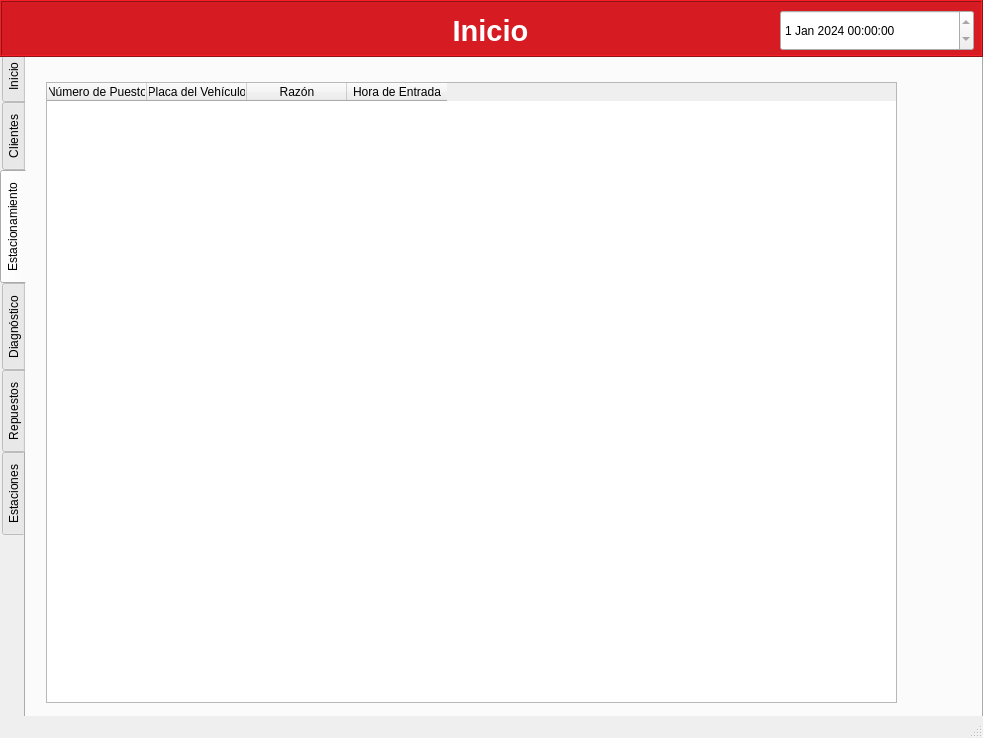
<?xml version="1.0" encoding="UTF-8"?>
<ui version="4.0">
 <class>Taller</class>
 <widget class="QMainWindow" name="Taller">
  <property name="geometry">
   <rect>
    <x>0</x>
    <y>0</y>
    <width>983</width>
    <height>738</height>
   </rect>
  </property>
  <property name="windowTitle">
   <string>Taller</string>
  </property>
  <widget class="QWidget" name="centralwidget">
   <widget class="QTabWidget" name="tabWidget">
    <property name="geometry">
     <rect>
      <x>0</x>
      <y>50</y>
      <width>983</width>
      <height>681</height>
     </rect>
    </property>
    <property name="contextMenuPolicy">
     <enum>Qt::DefaultContextMenu</enum>
    </property>
    <property name="layoutDirection">
     <enum>Qt::LeftToRight</enum>
    </property>
    <property name="tabPosition">
     <enum>QTabWidget::West</enum>
    </property>
    <property name="tabShape">
     <enum>QTabWidget::Rounded</enum>
    </property>
    <property name="currentIndex">
     <number>2</number>
    </property>
    <property name="elideMode">
     <enum>Qt::ElideLeft</enum>
    </property>
    <property name="documentMode">
     <bool>false</bool>
    </property>
    <widget class="QWidget" name="tab">
     <attribute name="title">
      <string>Inicio</string>
     </attribute>
     <widget class="QLabel" name="label_num_clientes">
      <property name="geometry">
       <rect>
        <x>10</x>
        <y>10</y>
        <width>181</width>
        <height>81</height>
       </rect>
      </property>
      <property name="font">
       <font>
        <fontweight>Black</fontweight>
       </font>
      </property>
      <property name="layoutDirection">
       <enum>Qt::LeftToRight</enum>
      </property>
      <property name="autoFillBackground">
       <bool>false</bool>
      </property>
      <property name="styleSheet">
       <string notr="true">background-color: rgb(180, 105, 255);
color: rgb(255, 255, 255);
border-color: qlineargradient(spread:pad, x1:0, y1:0, x2:1, y2:0, stop:0 rgba(0, 0, 0, 255), stop:1 rgba(255, 255, 255, 255));
border-radius:10px;
</string>
      </property>
      <property name="frameShape">
       <enum>QFrame::Box</enum>
      </property>
      <property name="frameShadow">
       <enum>QFrame::Raised</enum>
      </property>
      <property name="text">
       <string>Clientes 5</string>
      </property>
      <property name="alignment">
       <set>Qt::AlignCenter</set>
      </property>
      <property name="wordWrap">
       <bool>true</bool>
      </property>
     </widget>
     <widget class="QLabel" name="label_cola">
      <property name="geometry">
       <rect>
        <x>240</x>
        <y>10</y>
        <width>181</width>
        <height>81</height>
       </rect>
      </property>
      <property name="font">
       <font>
        <fontweight>Black</fontweight>
       </font>
      </property>
      <property name="layoutDirection">
       <enum>Qt::LeftToRight</enum>
      </property>
      <property name="autoFillBackground">
       <bool>false</bool>
      </property>
      <property name="styleSheet">
       <string notr="true">
color: rgb(255, 255, 255);
border-color: qlineargradient(spread:pad, x1:0, y1:0, x2:1, y2:0, stop:0 rgba(0, 0, 0, 255), stop:1 rgba(255, 255, 255, 255));
border-radius:10px;
background-color: rgb(2, 210, 26);
</string>
      </property>
      <property name="frameShape">
       <enum>QFrame::Box</enum>
      </property>
      <property name="frameShadow">
       <enum>QFrame::Raised</enum>
      </property>
      <property name="text">
       <string>Vehículos en Espera: 0</string>
      </property>
      <property name="alignment">
       <set>Qt::AlignCenter</set>
      </property>
      <property name="wordWrap">
       <bool>true</bool>
      </property>
     </widget>
     <widget class="QLabel" name="label_estaciones">
      <property name="geometry">
       <rect>
        <x>460</x>
        <y>10</y>
        <width>181</width>
        <height>81</height>
       </rect>
      </property>
      <property name="font">
       <font>
        <fontweight>Black</fontweight>
       </font>
      </property>
      <property name="layoutDirection">
       <enum>Qt::LeftToRight</enum>
      </property>
      <property name="autoFillBackground">
       <bool>false</bool>
      </property>
      <property name="styleSheet">
       <string notr="true">background-color: rgb(248, 82, 198);
color: rgb(255, 255, 255);
border-color: qlineargradient(spread:pad, x1:0, y1:0, x2:1, y2:0, stop:0 rgba(0, 0, 0, 255), stop:1 rgba(255, 255, 255, 255));
border-radius:10px;
</string>
      </property>
      <property name="frameShape">
       <enum>QFrame::Box</enum>
      </property>
      <property name="frameShadow">
       <enum>QFrame::Raised</enum>
      </property>
      <property name="text">
       <string>Vehículos en Estaciones: 0</string>
      </property>
      <property name="alignment">
       <set>Qt::AlignCenter</set>
      </property>
      <property name="wordWrap">
       <bool>true</bool>
      </property>
     </widget>
     <widget class="QLabel" name="label_completados">
      <property name="geometry">
       <rect>
        <x>690</x>
        <y>10</y>
        <width>181</width>
        <height>81</height>
       </rect>
      </property>
      <property name="font">
       <font>
        <fontweight>Black</fontweight>
       </font>
      </property>
      <property name="layoutDirection">
       <enum>Qt::LeftToRight</enum>
      </property>
      <property name="autoFillBackground">
       <bool>false</bool>
      </property>
      <property name="styleSheet">
       <string notr="true">background-color: rgb(0, 0, 255);
color: rgb(255, 255, 255);
border-color: qlineargradient(spread:pad, x1:0, y1:0, x2:1, y2:0, stop:0 rgba(0, 0, 0, 255), stop:1 rgba(255, 255, 255, 255));
border-radius:10px;
</string>
      </property>
      <property name="frameShape">
       <enum>QFrame::Box</enum>
      </property>
      <property name="frameShadow">
       <enum>QFrame::Raised</enum>
      </property>
      <property name="text">
       <string>Servicios Completados: 0</string>
      </property>
      <property name="alignment">
       <set>Qt::AlignCenter</set>
      </property>
      <property name="wordWrap">
       <bool>true</bool>
      </property>
     </widget>
     <widget class="QTableWidget" name="tablaClienteVehiculo">
      <property name="geometry">
       <rect>
        <x>10</x>
        <y>180</y>
        <width>861</width>
        <height>471</height>
       </rect>
      </property>
      <column>
       <property name="text">
        <string>Cédula del Cliente</string>
       </property>
      </column>
      <column>
       <property name="text">
        <string>Hora de Entrada</string>
       </property>
      </column>
      <column>
       <property name="text">
        <string>Placa del Vehículo</string>
       </property>
      </column>
      <column>
       <property name="text">
        <string>Razón</string>
       </property>
      </column>
     </widget>
     <widget class="QLabel" name="label_8">
      <property name="geometry">
       <rect>
        <x>10</x>
        <y>120</y>
        <width>841</width>
        <height>41</height>
       </rect>
      </property>
      <property name="font">
       <font>
        <pointsize>18</pointsize>
        <bold>true</bold>
       </font>
      </property>
      <property name="styleSheet">
       <string notr="true"/>
      </property>
      <property name="locale">
       <locale language="Spanish" country="Venezuela"/>
      </property>
      <property name="text">
       <string>Últimos vehículos atendidos</string>
      </property>
      <property name="alignment">
       <set>Qt::AlignCenter</set>
      </property>
     </widget>
    </widget>
    <widget class="QWidget" name="tab_2">
     <attribute name="title">
      <string>Clientes</string>
     </attribute>
     <widget class="QStackedWidget" name="stackedWidget">
      <property name="geometry">
       <rect>
        <x>-1</x>
        <y>-1</y>
        <width>951</width>
        <height>651</height>
       </rect>
      </property>
      <property name="currentIndex">
       <number>2</number>
      </property>
      <widget class="QWidget" name="page">
       <widget class="QLineEdit" name="lineEdit">
        <property name="geometry">
         <rect>
          <x>10</x>
          <y>10</y>
          <width>231</width>
          <height>41</height>
         </rect>
        </property>
        <property name="toolTip">
         <string/>
        </property>
        <property name="placeholderText">
         <string>Ingrese el nombre del cliente</string>
        </property>
       </widget>
       <widget class="QTableWidget" name="tablaClientes">
        <property name="geometry">
         <rect>
          <x>10</x>
          <y>80</y>
          <width>861</width>
          <height>571</height>
         </rect>
        </property>
        <property name="sizePolicy">
         <sizepolicy hsizetype="Expanding" vsizetype="Expanding">
          <horstretch>0</horstretch>
          <verstretch>0</verstretch>
         </sizepolicy>
        </property>
        <property name="accessibleName">
         <string notr="true"/>
        </property>
        <property name="accessibleDescription">
         <string notr="true"/>
        </property>
        <property name="alternatingRowColors">
         <bool>false</bool>
        </property>
        <property name="wordWrap">
         <bool>true</bool>
        </property>
        <attribute name="horizontalHeaderCascadingSectionResizes">
         <bool>false</bool>
        </attribute>
        <attribute name="horizontalHeaderStretchLastSection">
         <bool>false</bool>
        </attribute>
        <attribute name="verticalHeaderVisible">
         <bool>false</bool>
        </attribute>
        <column>
         <property name="text">
          <string>Nombre</string>
         </property>
        </column>
        <column>
         <property name="text">
          <string>Cedula</string>
         </property>
        </column>
        <column>
         <property name="text">
          <string>Fecha de Registro</string>
         </property>
        </column>
        <column>
         <property name="text">
          <string>Número de Carros</string>
         </property>
        </column>
        <column>
         <property name="text">
          <string>Número de Contacto</string>
         </property>
        </column>
       </widget>
       <widget class="QPushButton" name="pushButton">
        <property name="geometry">
         <rect>
          <x>760</x>
          <y>10</y>
          <width>111</width>
          <height>41</height>
         </rect>
        </property>
        <property name="styleSheet">
         <string notr="true">background-color: rgb(0, 0, 255);
color: rgb(255, 255, 255);</string>
        </property>
        <property name="text">
         <string>Seleccionar</string>
        </property>
       </widget>
      </widget>
      <widget class="QWidget" name="page_2">
       <widget class="QPushButton" name="pushButton_2">
        <property name="geometry">
         <rect>
          <x>760</x>
          <y>10</y>
          <width>111</width>
          <height>41</height>
         </rect>
        </property>
        <property name="styleSheet">
         <string notr="true">background-color: rgb(0, 0, 255);
color: rgb(255, 255, 255);</string>
        </property>
        <property name="text">
         <string>Seleccionar</string>
        </property>
       </widget>
       <widget class="QLabel" name="label">
        <property name="geometry">
         <rect>
          <x>10</x>
          <y>71</y>
          <width>531</width>
          <height>41</height>
         </rect>
        </property>
        <property name="font">
         <font>
          <pointsize>16</pointsize>
          <bold>true</bold>
         </font>
        </property>
        <property name="text">
         <string>Vehiculos de </string>
        </property>
       </widget>
       <widget class="QTableWidget" name="tablaVehiculos">
        <property name="geometry">
         <rect>
          <x>10</x>
          <y>130</y>
          <width>861</width>
          <height>521</height>
         </rect>
        </property>
        <property name="sizePolicy">
         <sizepolicy hsizetype="Expanding" vsizetype="Expanding">
          <horstretch>40</horstretch>
          <verstretch>0</verstretch>
         </sizepolicy>
        </property>
        <attribute name="verticalHeaderHighlightSections">
         <bool>false</bool>
        </attribute>
        <column>
         <property name="text">
          <string>Número de Placa</string>
         </property>
        </column>
        <column>
         <property name="text">
          <string>Ubicación</string>
         </property>
        </column>
        <column>
         <property name="text">
          <string>Número de Servicios</string>
         </property>
        </column>
       </widget>
       <widget class="QPushButton" name="pushButton_3">
        <property name="geometry">
         <rect>
          <x>10</x>
          <y>10</y>
          <width>111</width>
          <height>41</height>
         </rect>
        </property>
        <property name="text">
         <string>&lt; Volver</string>
        </property>
       </widget>
      </widget>
      <widget class="QWidget" name="page_3">
       <widget class="QTableWidget" name="tablaServicios">
        <property name="geometry">
         <rect>
          <x>10</x>
          <y>130</y>
          <width>861</width>
          <height>521</height>
         </rect>
        </property>
        <property name="sizePolicy">
         <sizepolicy hsizetype="Expanding" vsizetype="Expanding">
          <horstretch>40</horstretch>
          <verstretch>0</verstretch>
         </sizepolicy>
        </property>
        <attribute name="verticalHeaderHighlightSections">
         <bool>false</bool>
        </attribute>
        <column>
         <property name="text">
          <string>Fecha de Ingreso</string>
         </property>
        </column>
        <column>
         <property name="text">
          <string>Fecha de Egreso</string>
         </property>
        </column>
        <column>
         <property name="text">
          <string>Razón</string>
         </property>
        </column>
        <column>
         <property name="text">
          <string>Kilometraje de Ingreso</string>
         </property>
        </column>
       </widget>
       <widget class="QPushButton" name="pushButton_8">
        <property name="geometry">
         <rect>
          <x>10</x>
          <y>10</y>
          <width>111</width>
          <height>41</height>
         </rect>
        </property>
        <property name="text">
         <string>&lt; Volver</string>
        </property>
       </widget>
       <widget class="QLabel" name="label_9">
        <property name="geometry">
         <rect>
          <x>10</x>
          <y>70</y>
          <width>531</width>
          <height>41</height>
         </rect>
        </property>
        <property name="font">
         <font>
          <pointsize>16</pointsize>
          <bold>true</bold>
         </font>
        </property>
        <property name="text">
         <string>Servicios al Vehículo de Placa </string>
        </property>
       </widget>
      </widget>
     </widget>
    </widget>
    <widget class="QWidget" name="tab_3">
     <attribute name="title">
      <string>Estacionamiento</string>
     </attribute>
     <widget class="QTableWidget" name="tablaVehiculosCola">
      <property name="geometry">
       <rect>
        <x>20</x>
        <y>30</y>
        <width>851</width>
        <height>621</height>
       </rect>
      </property>
      <property name="sizePolicy">
       <sizepolicy hsizetype="Expanding" vsizetype="Expanding">
        <horstretch>40</horstretch>
        <verstretch>0</verstretch>
       </sizepolicy>
      </property>
      <attribute name="verticalHeaderHighlightSections">
       <bool>false</bool>
      </attribute>
      <column>
       <property name="text">
        <string>Número de Puesto</string>
       </property>
      </column>
      <column>
       <property name="text">
        <string>Placa del Vehículo</string>
       </property>
      </column>
      <column>
       <property name="text">
        <string>Razón</string>
       </property>
      </column>
      <column>
       <property name="text">
        <string>Hora de Entrada</string>
       </property>
      </column>
     </widget>
    </widget>
    <widget class="QWidget" name="tab_4">
     <attribute name="title">
      <string>Diagnóstico</string>
     </attribute>
     <widget class="QProgressBar" name="progressBar">
      <property name="geometry">
       <rect>
        <x>10</x>
        <y>300</y>
        <width>379</width>
        <height>51</height>
       </rect>
      </property>
      <property name="value">
       <number>24</number>
      </property>
     </widget>
     <widget class="QListWidget" name="repuestos_diag_list">
      <property name="geometry">
       <rect>
        <x>550</x>
        <y>150</y>
        <width>256</width>
        <height>201</height>
       </rect>
      </property>
      <property name="font">
       <font>
        <pointsize>12</pointsize>
        <bold>true</bold>
       </font>
      </property>
      <property name="styleSheet">
       <string notr="true">background-color: rgb(211, 214, 228);
color: rgb(0, 0, 0);
border-radius: 10px;</string>
      </property>
      <property name="frameShadow">
       <enum>QFrame::Raised</enum>
      </property>
      <property name="selectionMode">
       <enum>QAbstractItemView::NoSelection</enum>
      </property>
      <item>
       <property name="text">
        <string>Aceite</string>
       </property>
      </item>
      <item>
       <property name="text">
        <string>Caja Hidráulica</string>
       </property>
      </item>
      <item>
       <property name="text">
        <string>Juego de Llaves</string>
       </property>
      </item>
     </widget>
     <widget class="QLabel" name="label_10">
      <property name="geometry">
       <rect>
        <x>0</x>
        <y>0</y>
        <width>801</width>
        <height>41</height>
       </rect>
      </property>
      <property name="font">
       <font>
        <pointsize>20</pointsize>
        <bold>true</bold>
       </font>
      </property>
      <property name="styleSheet">
       <string notr="true"/>
      </property>
      <property name="locale">
       <locale language="Spanish" country="Venezuela"/>
      </property>
      <property name="text">
       <string>Diagnosticando ...</string>
      </property>
      <property name="alignment">
       <set>Qt::AlignCenter</set>
      </property>
     </widget>
     <widget class="QLabel" name="label_placa_diag">
      <property name="geometry">
       <rect>
        <x>0</x>
        <y>40</y>
        <width>751</width>
        <height>41</height>
       </rect>
      </property>
      <property name="font">
       <font>
        <pointsize>12</pointsize>
        <bold>true</bold>
       </font>
      </property>
      <property name="styleSheet">
       <string notr="true"/>
      </property>
      <property name="locale">
       <locale language="Spanish" country="Venezuela"/>
      </property>
      <property name="text">
       <string>Nro. de Placa : JKL34I2</string>
      </property>
      <property name="alignment">
       <set>Qt::AlignCenter</set>
      </property>
     </widget>
     <widget class="QLabel" name="label_12">
      <property name="geometry">
       <rect>
        <x>550</x>
        <y>90</y>
        <width>261</width>
        <height>51</height>
       </rect>
      </property>
      <property name="font">
       <font>
        <pointsize>14</pointsize>
        <fontweight>Black</fontweight>
       </font>
      </property>
      <property name="layoutDirection">
       <enum>Qt::LeftToRight</enum>
      </property>
      <property name="autoFillBackground">
       <bool>false</bool>
      </property>
      <property name="styleSheet">
       <string notr="true">background-color: rgb(211, 214, 228);
color: rgb(0, 0, 0);
border-color: qlineargradient(spread:pad, x1:0, y1:0, x2:1, y2:0, stop:0 rgba(0, 0, 0, 255), stop:1 rgba(255, 255, 255, 255));
border-radius:10px;
</string>
      </property>
      <property name="frameShape">
       <enum>QFrame::Box</enum>
      </property>
      <property name="frameShadow">
       <enum>QFrame::Raised</enum>
      </property>
      <property name="text">
       <string>Repuestos</string>
      </property>
      <property name="alignment">
       <set>Qt::AlignCenter</set>
      </property>
      <property name="wordWrap">
       <bool>true</bool>
      </property>
     </widget>
     <widget class="QLabel" name="label_13">
      <property name="geometry">
       <rect>
        <x>550</x>
        <y>370</y>
        <width>261</width>
        <height>51</height>
       </rect>
      </property>
      <property name="font">
       <font>
        <pointsize>14</pointsize>
        <fontweight>Black</fontweight>
       </font>
      </property>
      <property name="layoutDirection">
       <enum>Qt::LeftToRight</enum>
      </property>
      <property name="autoFillBackground">
       <bool>false</bool>
      </property>
      <property name="styleSheet">
       <string notr="true">background-color: rgb(211, 214, 228);
color: rgb(0, 0, 0);
border-color: qlineargradient(spread:pad, x1:0, y1:0, x2:1, y2:0, stop:0 rgba(0, 0, 0, 255), stop:1 rgba(255, 255, 255, 255));
border-radius:10px;
</string>
      </property>
      <property name="frameShape">
       <enum>QFrame::Box</enum>
      </property>
      <property name="frameShadow">
       <enum>QFrame::Raised</enum>
      </property>
      <property name="text">
       <string>Ruta de Estaciones</string>
      </property>
      <property name="alignment">
       <set>Qt::AlignCenter</set>
      </property>
      <property name="wordWrap">
       <bool>true</bool>
      </property>
     </widget>
     <widget class="QListWidget" name="estaciones_diag_list">
      <property name="geometry">
       <rect>
        <x>550</x>
        <y>430</y>
        <width>256</width>
        <height>201</height>
       </rect>
      </property>
      <property name="font">
       <font>
        <pointsize>12</pointsize>
        <bold>true</bold>
       </font>
      </property>
      <property name="styleSheet">
       <string notr="true">background-color: rgb(211, 214, 228);
color: rgb(0, 0, 0);
border-radius: 10px;</string>
      </property>
      <property name="frameShadow">
       <enum>QFrame::Raised</enum>
      </property>
      <property name="selectionMode">
       <enum>QAbstractItemView::NoSelection</enum>
      </property>
      <item>
       <property name="text">
        <string>Sistema Motor</string>
       </property>
      </item>
      <item>
       <property name="text">
        <string>Sistema de Transmisión</string>
       </property>
      </item>
      <item>
       <property name="text">
        <string>Sistema de Lubricación</string>
       </property>
      </item>
     </widget>
     <widget class="QLabel" name="label_falla_diag">
      <property name="geometry">
       <rect>
        <x>20</x>
        <y>380</y>
        <width>331</width>
        <height>71</height>
       </rect>
      </property>
      <property name="font">
       <font>
        <pointsize>12</pointsize>
        <fontweight>Black</fontweight>
       </font>
      </property>
      <property name="layoutDirection">
       <enum>Qt::LeftToRight</enum>
      </property>
      <property name="autoFillBackground">
       <bool>false</bool>
      </property>
      <property name="styleSheet">
       <string notr="true">background-color: rgb(210, 60, 28);
color: rgb(255, 255, 255);
border-color: qlineargradient(spread:pad, x1:0, y1:0, x2:1, y2:0, stop:0 rgba(0, 0, 0, 255), stop:1 rgba(255, 255, 255, 255));
border-radius:10px;
</string>
      </property>
      <property name="frameShape">
       <enum>QFrame::Box</enum>
      </property>
      <property name="frameShadow">
       <enum>QFrame::Raised</enum>
      </property>
      <property name="text">
       <string>Problema: Motor no Prende</string>
      </property>
      <property name="alignment">
       <set>Qt::AlignCenter</set>
      </property>
      <property name="wordWrap">
       <bool>true</bool>
      </property>
     </widget>
    </widget>
    <widget class="QWidget" name="tab_5">
     <attribute name="title">
      <string>Repuestos</string>
     </attribute>
     <widget class="QTableWidget" name="tablaRepuestos">
      <property name="geometry">
       <rect>
        <x>20</x>
        <y>60</y>
        <width>851</width>
        <height>591</height>
       </rect>
      </property>
      <property name="sizePolicy">
       <sizepolicy hsizetype="Expanding" vsizetype="Expanding">
        <horstretch>40</horstretch>
        <verstretch>0</verstretch>
       </sizepolicy>
      </property>
      <attribute name="verticalHeaderHighlightSections">
       <bool>false</bool>
      </attribute>
      <column>
       <property name="text">
        <string>Descripción</string>
       </property>
      </column>
      <column>
       <property name="text">
        <string>Existencia</string>
       </property>
      </column>
      <column>
       <property name="text">
        <string>Estado</string>
       </property>
      </column>
     </widget>
     <widget class="QPushButton" name="btn_repuestos">
      <property name="geometry">
       <rect>
        <x>659</x>
        <y>11</y>
        <width>181</width>
        <height>41</height>
       </rect>
      </property>
      <property name="font">
       <font>
        <pointsize>10</pointsize>
       </font>
      </property>
      <property name="autoFillBackground">
       <bool>false</bool>
      </property>
      <property name="styleSheet">
       <string notr="true">background-color: rgb(0, 170, 0);</string>
      </property>
      <property name="text">
       <string>Agregar Repuestos</string>
      </property>
     </widget>
    </widget>
    <widget class="QWidget" name="tab_7">
     <attribute name="title">
      <string>Estaciones</string>
     </attribute>
     <widget class="QTableWidget" name="tablaEstaciones">
      <property name="geometry">
       <rect>
        <x>20</x>
        <y>30</y>
        <width>851</width>
        <height>621</height>
       </rect>
      </property>
      <property name="sizePolicy">
       <sizepolicy hsizetype="Expanding" vsizetype="Expanding">
        <horstretch>40</horstretch>
        <verstretch>0</verstretch>
       </sizepolicy>
      </property>
      <attribute name="verticalHeaderHighlightSections">
       <bool>false</bool>
      </attribute>
      <column>
       <property name="text">
        <string>Nombre de Estación</string>
       </property>
      </column>
      <column>
       <property name="text">
        <string>Estado</string>
       </property>
      </column>
      <column>
       <property name="text">
        <string>Vehículo</string>
       </property>
      </column>
     </widget>
    </widget>
   </widget>
   <widget class="QLabel" name="label_7">
    <property name="geometry">
     <rect>
      <x>0</x>
      <y>0</y>
      <width>983</width>
      <height>57</height>
     </rect>
    </property>
    <property name="font">
     <font>
      <fontweight>Black</fontweight>
     </font>
    </property>
    <property name="layoutDirection">
     <enum>Qt::LeftToRight</enum>
    </property>
    <property name="autoFillBackground">
     <bool>false</bool>
    </property>
    <property name="styleSheet">
     <string notr="true">background-color: rgb(214, 27, 34);

border-color: qlineargradient(spread:pad, x1:0, y1:0, x2:1, y2:0, stop:0 rgba(0, 0, 0, 255), stop:1 rgba(255, 255, 255, 255));

</string>
    </property>
    <property name="frameShape">
     <enum>QFrame::Box</enum>
    </property>
    <property name="frameShadow">
     <enum>QFrame::Raised</enum>
    </property>
    <property name="text">
     <string/>
    </property>
    <property name="alignment">
     <set>Qt::AlignCenter</set>
    </property>
    <property name="wordWrap">
     <bool>true</bool>
    </property>
   </widget>
   <widget class="QDateTimeEdit" name="dateTimeEdit">
    <property name="geometry">
     <rect>
      <x>780</x>
      <y>10</y>
      <width>194</width>
      <height>41</height>
     </rect>
    </property>
    <property name="readOnly">
     <bool>true</bool>
    </property>
    <property name="dateTime">
     <datetime>
      <hour>0</hour>
      <minute>0</minute>
      <second>0</second>
      <year>2024</year>
      <month>1</month>
      <day>1</day>
     </datetime>
    </property>
   </widget>
   <widget class="QLabel" name="label_2">
    <property name="geometry">
     <rect>
      <x>0</x>
      <y>10</y>
      <width>981</width>
      <height>41</height>
     </rect>
    </property>
    <property name="font">
     <font>
      <pointsize>22</pointsize>
      <bold>true</bold>
     </font>
    </property>
    <property name="styleSheet">
     <string notr="true">color: rgb(255, 255, 255);</string>
    </property>
    <property name="locale">
     <locale language="Spanish" country="Venezuela"/>
    </property>
    <property name="text">
     <string>Inicio</string>
    </property>
    <property name="alignment">
     <set>Qt::AlignCenter</set>
    </property>
   </widget>
  </widget>
  <widget class="QStatusBar" name="statusbar"/>
 </widget>
 <resources/>
 <connections/>
</ui>
